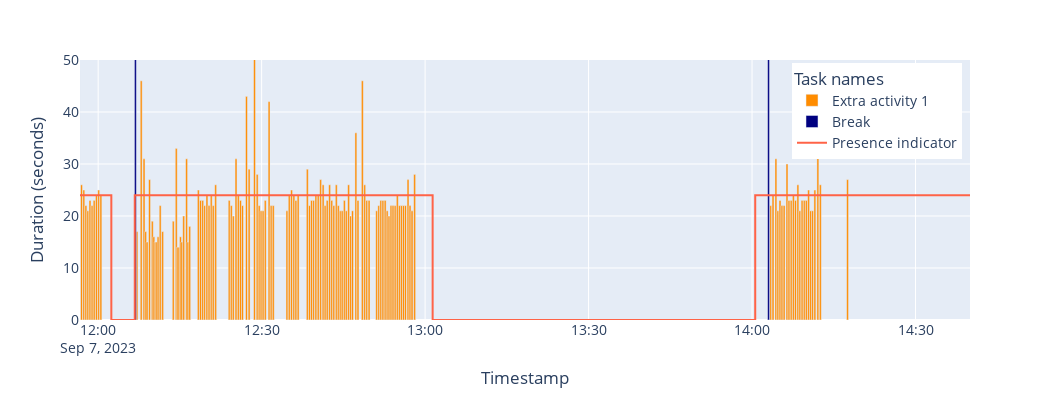

Notebook cell for this chart:
### Code cell
include_break_bar = 1
def plot_bar(date_year,df,df_dist):

    if not include_break_bar:
        df = df[df['task'] != 0]
    else:
        df = df

    color_discrete = { 'Break': 'navy', 'TEKOX Red Black Cables': 'tomato', 'TEKOX Blue Brown Cables': 'cornflowerblue', 'MFALG Assembly': 'gold',
                      'Screws in Boards': 'darkgray', 'Extra activity 1': 'darkorange', 'Extra Activity 2': 'violet', 'Unkown Activity': 'limegreen'}

    # Create bars for the first subplot
    fig = px.bar(df, x="ts", y="sec",
                color="task_name",
                labels={"ts": "Timestamp", "sec": "Duration (seconds)",'task_name': 'Task names'},
                color_discrete_map = color_discrete)


    x = np.array(df_dist['ts'])
    y = np.array(df_dist['state']*24)


    # Get the minimum and maximum values of the y-axis
    filtered_df = df[df['task'] != 0]
    y_max = filtered_df['sec'].max()

    # Set the y-axis range from the minimum to the maximum + 1
    fig.update_layout(yaxis_range=[0, 50], xaxis_range = [date_year + ' 11:56:40', date_year + ' 14:40:00'])#y_max + 1])
    fig.update_xaxes(showgrid=True)
    #fig.update_layout(width=700, height = 300) 
    fig.update_layout(width=1050, height = 400) 

    fig.update_traces(width=21000) 
    fig.update_layout(legend=dict( yanchor="top", y=0.99,xanchor="left",
    x=0.80))
    fig.update_layout(bargap=0) # gap between bars of adjacent location coordinates.

    fig.update_layout(font=dict(size=14))
    fig.add_trace(go.Scatter(x=x, y=y, line_shape='hv',line=dict(color='tomato'),name='Presence indicator'))


    fig.show()
    #file_path = "images/27-09-Luis.svg"
    #file_path = "images/31-07-Fernando.svg"
    if date_year == "2023-" + "09" + "-" + "07":
        #file_path = "images/07-09-presence.svg"
        #file_path = "images/31-07-Fernando.pdf"
        file_path = "images/07-09-presence.pdf"
        if os.path.exists(file_path):
            os.remove(file_path)
        fig.write_image(file_path)



plot_bar(date_year,df1, df_dist)

### Figure 1 — Plotly figure (JSON) as saved in the notebook; plotly's stock layout.template omitted (floating-point values rounded to 4 significant figures; data arrays with more than 128 entries replaced by an {"elided": "..."} marker saying what was removed)
{"data": [{"alignmentgroup": "True", "hovertemplate": "Task names=Extra activity 1<br>Timestamp=%{x}<br>Duration (seconds)=%{y}<extra></extra>", "legendgroup": "Extra activity 1", "marker": {"color": "darkorange", "pattern": {"shape": ""}}, "name": "Extra activity 1", "offsetgroup": "Extra activity 1", "orientation": "v", "showlegend": true, "textposition": "auto", "type": "bar", "width": 21000, "x": {"elided": "453 str values"}, "xaxis": "x", "y": {"elided": "453 int values"}, "yaxis": "y"}, {"alignmentgroup": "True", "hovertemplate": "Task names=Break<br>Timestamp=%{x}<br>Duration (seconds)=%{y}<extra></extra>", "legendgroup": "Break", "marker": {"color": "navy", "pattern": {"shape": ""}}, "name": "Break", "offsetgroup": "Break", "orientation": "v", "showlegend": true, "textposition": "auto", "type": "bar", "width": 21000, "x": ["2023-09-07T10:51:02", "2023-09-07T11:56:28", "2023-09-07T12:06:50", "2023-09-07T14:03:02"], "xaxis": "x", "y": [80, 48, 371, 3282], "yaxis": "y"}, {"line": {"color": "tomato", "shape": "hv"}, "name": "Presence indicator", "type": "scatter", "x": {"elided": "914 str values"}, "y": {"elided": "914 int values"}}], "layout": {"bargap": 0, "barmode": "relative", "font": {"size": 14}, "height": 400, "legend": {"title": {"text": "Task names"}, "tracegroupgap": 0, "x": 0.8, "xanchor": "left", "y": 0.99, "yanchor": "top"}, "margin": {"t": 60}, "width": 1050, "xaxis": {"anchor": "y", "domain": [0, 1], "range": ["2023-09-07 11:56:40", "2023-09-07 14:40:00"], "showgrid": true, "title": {"text": "Timestamp"}}, "yaxis": {"anchor": "x", "domain": [0, 1], "range": [0, 50], "title": {"text": "Duration (seconds)"}}}}
